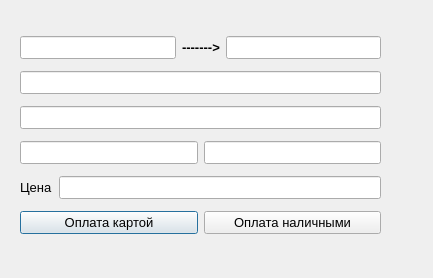
<?xml version="1.0" encoding="UTF-8"?>
<ui version="4.0">
 <class>Output_info</class>
 <widget class="QDialog" name="Output_info">
  <property name="geometry">
   <rect>
    <x>0</x>
    <y>0</y>
    <width>433</width>
    <height>278</height>
   </rect>
  </property>
  <property name="windowTitle">
   <string>Dialog</string>
  </property>
  <widget class="QWidget" name="layoutWidget">
   <property name="geometry">
    <rect>
     <x>20</x>
     <y>30</y>
     <width>361</width>
     <height>212</height>
    </rect>
   </property>
   <property name="font">
    <font>
     <pointsize>10</pointsize>
    </font>
   </property>
   <layout class="QVBoxLayout" name="verticalLayout">
    <item>
     <layout class="QHBoxLayout" name="horizontalLayout">
      <item>
       <widget class="QLineEdit" name="obn">
        <property name="font">
         <font>
          <pointsize>10</pointsize>
         </font>
        </property>
        <property name="readOnly">
         <bool>true</bool>
        </property>
       </widget>
      </item>
      <item>
       <widget class="QLabel" name="label">
        <property name="font">
         <font>
          <pointsize>10</pointsize>
          <weight>75</weight>
          <bold>true</bold>
         </font>
        </property>
        <property name="text">
         <string>-------&gt;</string>
        </property>
       </widget>
      </item>
      <item>
       <widget class="QLineEdit" name="to_there">
        <property name="font">
         <font>
          <pointsize>10</pointsize>
         </font>
        </property>
        <property name="readOnly">
         <bool>true</bool>
        </property>
       </widget>
      </item>
     </layout>
    </item>
    <item>
     <layout class="QHBoxLayout" name="horizontalLayout_2">
      <item>
       <widget class="QLineEdit" name="data">
        <property name="font">
         <font>
          <pointsize>10</pointsize>
         </font>
        </property>
        <property name="readOnly">
         <bool>true</bool>
        </property>
       </widget>
      </item>
     </layout>
    </item>
    <item>
     <widget class="QLineEdit" name="typeOfTrain">
      <property name="font">
       <font>
        <pointsize>10</pointsize>
       </font>
      </property>
      <property name="readOnly">
       <bool>true</bool>
      </property>
     </widget>
    </item>
    <item>
     <layout class="QHBoxLayout" name="horizontalLayout_5">
      <item>
       <widget class="QLineEdit" name="choosedTime">
        <property name="font">
         <font>
          <pointsize>10</pointsize>
         </font>
        </property>
        <property name="readOnly">
         <bool>true</bool>
        </property>
       </widget>
      </item>
      <item>
       <widget class="QLineEdit" name="choosedSeat">
        <property name="font">
         <font>
          <pointsize>10</pointsize>
         </font>
        </property>
        <property name="readOnly">
         <bool>true</bool>
        </property>
       </widget>
      </item>
     </layout>
    </item>
    <item>
     <layout class="QHBoxLayout" name="horizontalLayout_3">
      <item>
       <widget class="QLabel" name="label_2">
        <property name="font">
         <font>
          <pointsize>10</pointsize>
         </font>
        </property>
        <property name="text">
         <string>Цена</string>
        </property>
       </widget>
      </item>
      <item>
       <widget class="QLineEdit" name="price">
        <property name="font">
         <font>
          <pointsize>10</pointsize>
         </font>
        </property>
        <property name="readOnly">
         <bool>true</bool>
        </property>
       </widget>
      </item>
     </layout>
    </item>
    <item>
     <layout class="QHBoxLayout" name="horizontalLayout_4">
      <item>
       <widget class="QPushButton" name="pay_card">
        <property name="font">
         <font>
          <pointsize>10</pointsize>
         </font>
        </property>
        <property name="text">
         <string>Оплата картой</string>
        </property>
       </widget>
      </item>
      <item>
       <widget class="QPushButton" name="pay_cash">
        <property name="font">
         <font>
          <pointsize>10</pointsize>
         </font>
        </property>
        <property name="text">
         <string>Оплата наличными</string>
        </property>
       </widget>
      </item>
     </layout>
    </item>
   </layout>
  </widget>
 </widget>
 <resources/>
 <connections/>
</ui>
